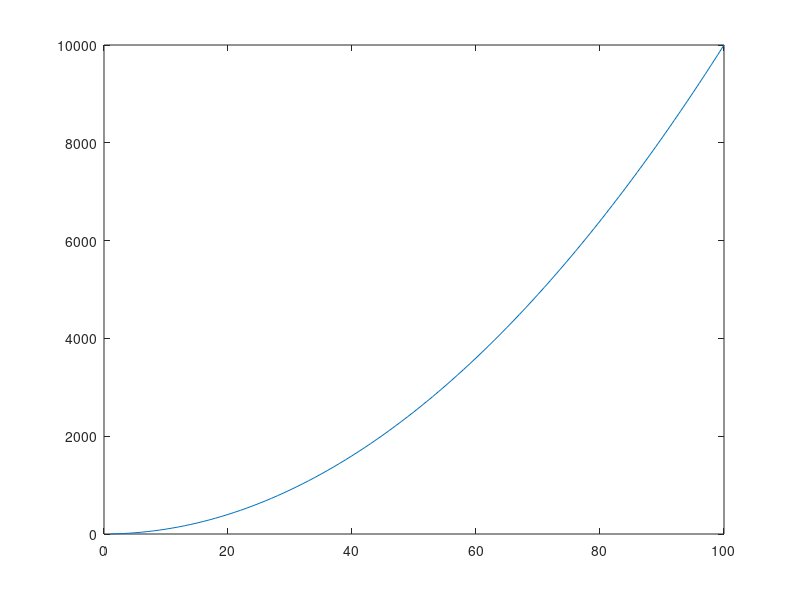

Write MATLAB code to recreate this figure.
% integral as sum

x = [1:100];
f = x.^2;
plot(x, f);

% Between 20 and 80, sample f(x) every dx
% units and multiply by box width (dx)
a = 20;
b = 80;
dx = 5;
intfx= 0;
for xx = a:dx:b-dx
 intfx = intfx + f(xx) * dx;
end